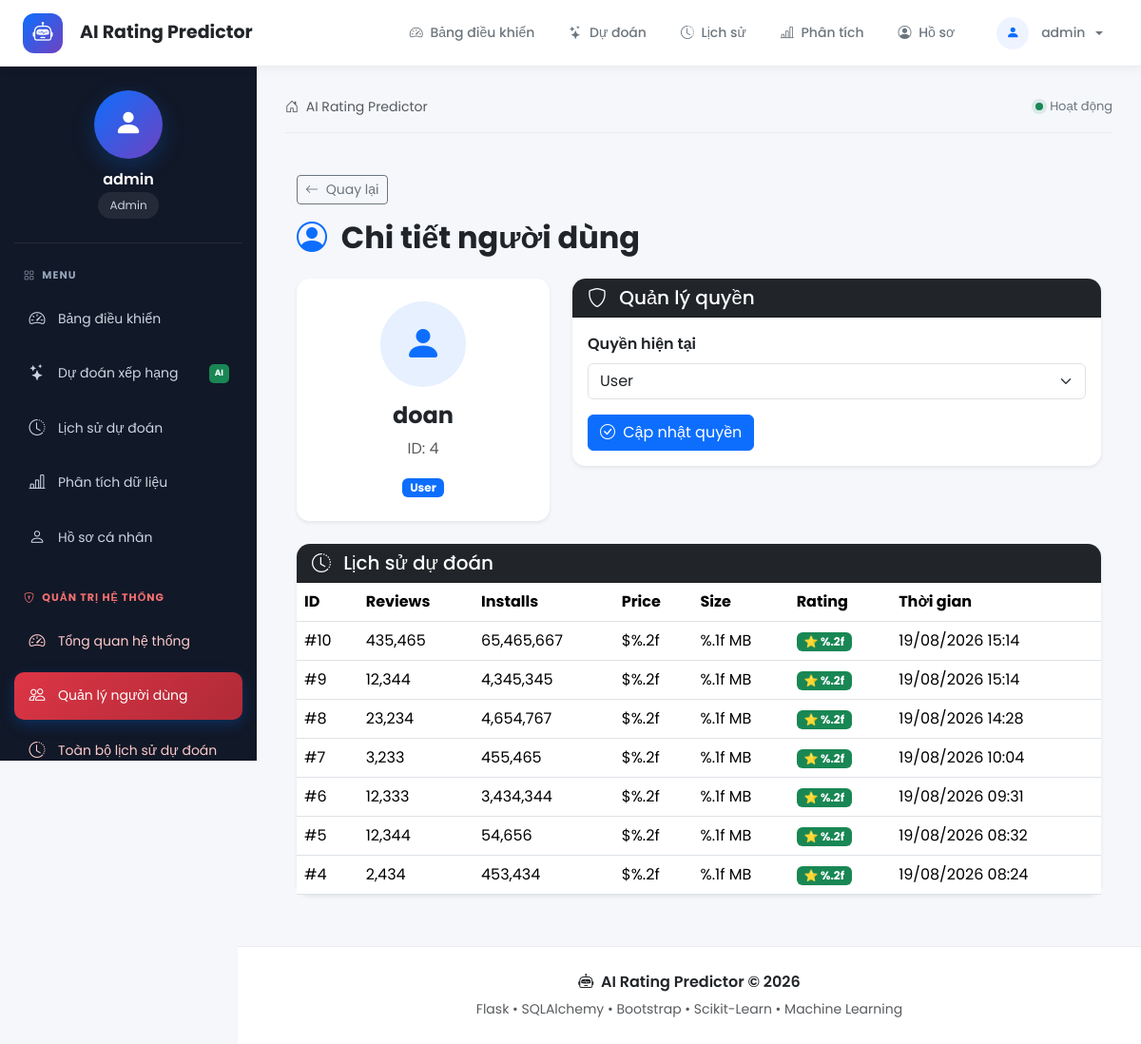
/admin/users/4 (signed in), run on the app's committed database.
### models/user.py (models this page shows, shortened)
class User(db.Model):
    __tablename__ = "users"
    id = db.Column(
        db.Integer,
        primary_key=True
    )
    username = db.Column(
        db.String(100),
        unique=True,
        nullable=False
    )
    password_hash = db.Column(
        db.String(255),
        nullable=False
    )
    role = db.Column(
        db.String(30),
        nullable=False,
        default="User"
    )
    created_at = db.Column(
        db.DateTime,
        default=datetime.utcnow
    )
    predictions = db.relationship(
        "Prediction",
        back_populates="user",
        cascade="all, delete-orphan"
    )

### models/prediction.py (models this page shows, shortened)
class Prediction(db.Model):
    __tablename__ = "predictions"
    id = db.Column(
        db.Integer,
        primary_key=True
    )
    user_id = db.Column(
        db.Integer,
        db.ForeignKey("users.id"),
        nullable=False
    )
    reviews = db.Column(
        db.Float,
        nullable=False
    )
    installs = db.Column(
        db.Float,
        nullable=False
    )
    price = db.Column(
        db.Float,
        nullable=False
    )
    size = db.Column(
        db.Float,
        nullable=False
    )
    rating = db.Column(
        db.Float,
        nullable=False
    )
    actual_rating = db.Column(
        db.Float,
        nullable=True
    )
    created_at = db.Column(
        db.DateTime,
        default=datetime.utcnow
    )
    user = db.relationship(
        "User",
        back_populates="predictions"
    )

### routes/admin.py (the view, shortened to what this page needs)
@admin_bp.route("/users/<int:user_id>")
def user_detail(user_id):
    user = User.query.get_or_404(
        user_id
    )
    predictions = (
        Prediction.query
        .filter_by(user_id=user.id)
        .order_by(
            Prediction.created_at.desc()
        )
        .all()
    )
    return render_template(
        "admin/user_detail.html",
        user=user,
        predictions=predictions
    )

### routes/admin.py (called while the page is built)
def admin_required():
    if "user_id" not in session:
        return False
    if session.get("role") != "Admin":
        return False
    return True

### templates/admin/user_detail.html (shortened to what this page needs)
{% extends "layout.html" %}
{% block content %}
<div class="container-fluid py-4">
    <div class="mb-4">
        <a
            href="{{ url_for('admin.users') }}"
            class="btn btn-outline-secondary btn-sm mb-3"
        >
            <i class="bi bi-arrow-left me-1"></i>
            Quay lại
        </a>
        <h2 class="fw-bold">
            <i class="bi bi-person-circle text-primary me-2"></i>
            Chi tiết người dùng
        </h2>
    </div>
    <div class="row g-4 mb-4">
        <div class="col-lg-4">
            <div class="card border-0 shadow-sm">
                <div class="card-body text-center py-4">
                    <div
                        class="rounded-circle
                               bg-primary
                               bg-opacity-10
                               text-primary
                               mx-auto
                               d-flex
                               align-items-center
                               justify-content-center"
                        style="
                            width:90px;
                            height:90px;
                        "
                    >
                        <i class="bi bi-person-fill fs-1"></i>
                    </div>
                    <h4 class="fw-bold mt-3">
                        {{ user.username }}
                    </h4>
                    <p class="text-muted">
                        ID: {{ user.id }}
                    </p>
                    {% if user.role == "Admin" %}
                        <span class="badge bg-danger">
                            Admin
                        </span>
                    {% elif user.role == "Developer" %}
                        <span class="badge bg-dark">
                            Developer
                        </span>
                    {% else %}
                        <span class="badge bg-primary">
                            User
                        </span>
                    {% endif %}
                </div>
            </div>
        </div>
        <div class="col-lg-8">
            <div class="card border-0 shadow-sm">
                <div class="card-header bg-dark text-white">
                    <h5 class="mb-0">
                        <i class="bi bi-shield me-2"></i>
                        Quản lý quyền
                    </h5>
                </div>
                <div class="card-body">
                    <form
                        method="POST"
                        action="{{ url_for(
                            'admin.change_role',
                            user_id=user.id
                        ) }}"
                    >
                        <label class="form-label fw-semibold">
                            Quyền hiện tại
                        </label>
                        <select
                            name="role"
                            class="form-select mb-3"
                        >
                            <option
                                value="User"
                                {% if user.role == "User" %}
                                    selected
                                {% endif %}
                            >
                                User
                            </option>
                        </select>
                        {% if user.id == session.get("user_id") %}
                            <div class="alert alert-warning">
                                Bạn đang đăng nhập bằng tài khoản này.
                                Không thể thay đổi quyền của chính mình.
                            </div>
                        {% else %}
                            <button
                                type="submit"
                                class="btn btn-primary"
                            >
                                <i class="bi bi-check-circle me-1"></i>
                                Cập nhật quyền
                            </button>
                        {% endif %}
                    </form>
                </div>
            </div>
        </div>
    </div>
    <div class="card border-0 shadow-sm">
        <div class="card-header bg-dark text-white">
            <h5 class="mb-0">
                <i class="bi bi-clock-history me-2"></i>
                Lịch sử dự đoán
            </h5>
        </div>
        <div class="table-responsive">
            <table class="table table-hover align-middle mb-0">
                <thead>
                    <tr>
                        <th>ID</th>
                        <th>Reviews</th>
                        <th>Installs</th>
                        <th>Price</th>
                        <th>Size</th>
                        <th>Rating</th>
                        <th>Thời gian</th>
                    </tr>
                </thead>
                <tbody>
                {% for item in predictions %}
                    <tr>
                        <td>
                            #{{ item.id }}
                        </td>
                        <td>
                            {{ "{:,.0f}".format(
                                item.reviews
                            ) }}
                        </td>
                        <td>
                            {{ "{:,.0f}".format(
                                item.installs
                            ) }}
                        </td>
                        <td>
                            ${{ "%.2f".format(
                                item.price
                            ) }}
                        </td>
                        <td>
                            {{ "%.1f".format(
                                item.size
                            ) }} MB
                        </td>
                        <td>
                            <span class="badge bg-success">
                                ⭐ {{ "%.2f".format(
                                    item.rating
                                ) }}
                            </span>
                        </td>
                        <td>
                            {% if item.created_at %}
                                {{ item.created_at.strftime(
                                    "%d/%m/%Y %H:%M"
                                ) }}
                            {% else %}
                                --
                            {% endif %}
                        </td>
                    </tr>
                {% endfor %}
                </tbody>
            </table>
        </div>
    </div>
</div>
{% endblock %}

### static/css/style.css (style rules this page uses)
* { box-sizing: border-box; }
body { margin: 0; font-family: "Poppins", sans-serif; background: #f5f7fb; color: #212529; }
.card { border: none; border-radius: 14px; box-shadow: 0 5px 20px rgba(0, 0, 0, 0.05); }
.card-header { border-radius: 14px 14px 0 0 !important; }
body { font-family: "Poppins", sans-serif; background: #f5f7fb; color: #212529; }
.card { border-radius: 14px; border: none; box-shadow: 0 5px 20px rgba(0,0,0,0.04); }

### data on the page
User: username "doan", id "4", role "User"
Prediction: id "10", reviews "435,465", installs "65,465,667", price "%.2f", size "%.1f", rating "%.2f", created_at "19/08/2026 15:14"
Prediction: id "9", reviews "12,344", installs "4,345,345", price "%.2f", size "%.1f", rating "%.2f", created_at "19/08/2026 15:14"
Prediction: id "8", reviews "23,234", installs "4,654,767", price "%.2f", size "%.1f", rating "%.2f", created_at "19/08/2026 14:28"
Prediction: id "7", reviews "3,233", installs "455,465", price "%.2f", size "%.1f", rating "%.2f", created_at "19/08/2026 10:04"
Prediction: id "6", reviews "12,333", installs "3,434,344", price "%.2f", size "%.1f", rating "%.2f", created_at "19/08/2026 09:31"
Prediction: id "5", reviews "12,344", installs "54,656", price "%.2f", size "%.1f", rating "%.2f", created_at "19/08/2026 08:32"
Prediction: id "4", reviews "2,434", installs "453,434", price "%.2f", size "%.1f", rating "%.2f", created_at "19/08/2026 08:24"

### other printed values
{{ session.get("user", "Guest") }} "admin"
{{ session.get("role", "User") }} "Admin"
